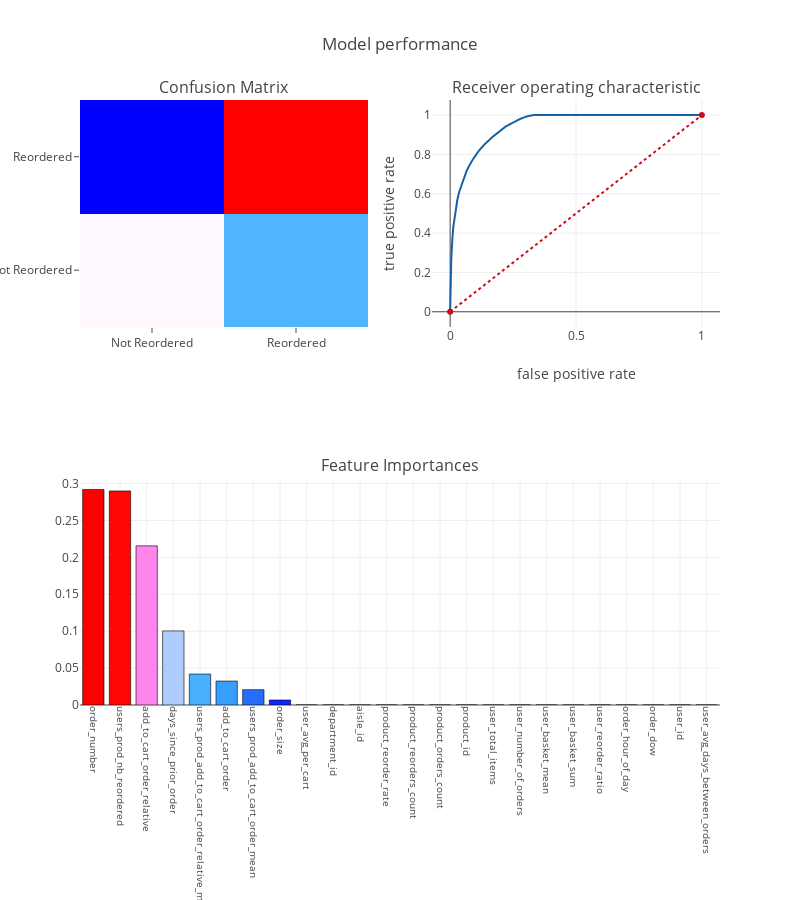

This figure's notebook cell:
### Code cell
xgb = XGBClassifier(base_score=0.5, booster='gbtree', colsample_bylevel=1,
       colsample_bytree=0.6, gamma=1.5, learning_rate=0.01,
       max_delta_step=0, max_depth=5, min_child_weight=5, missing=None,
       n_estimators=500, n_jobs=1, nthread=1, objective='binary:logistic',
       random_state=0, reg_alpha=0, reg_lambda=1, scale_pos_weight=1,
       seed=None, silent=True, subsample=0.8)

reorder_prediction(xgc, X, test_X, Y, test_Y, cols,"features",threshold_plot = True)

### Figure 1 — Plotly figure (JSON) as saved in the notebook; plotly's stock layout.template omitted (floating-point values rounded to 4 significant figures; data arrays with more than 128 entries replaced by an {"elided": "..."} marker saying what was removed)
{"data": [{"colorscale": "Picnic", "name": "matrix", "showscale": false, "type": "heatmap", "uid": "a9280cbd-1835-4559-970b-ad31b8ee621e", "x": ["Not Reordered", "Reordered"], "xaxis": "x", "y": ["Not Reordered", "Reordered"], "yaxis": "y", "z": [[30331, 10525], [1970, 57174]]}, {"line": {"color": "rgb(22, 96, 167)", "width": 2}, "name": "Roc : 0.8545396819307188", "type": "scatter", "uid": "e6b10ca1-a08d-408f-9ab3-eacb80c44f8c", "x": {"elided": "5058 float values"}, "xaxis": "x2", "y": {"elided": "5058 float values"}, "yaxis": "y2"}, {"line": {"color": "rgb(205, 12, 24)", "dash": "dot", "width": 2}, "type": "scatter", "uid": "6d2c6435-0a23-4ef1-8166-e1e6e1927b68", "x": [0, 1], "xaxis": "x2", "y": [0, 1], "yaxis": "y2"}, {"marker": {"color": [0.292, 0.29, 0.2156, 0.1004, 0.042, 0.0324, 0.0208, 0.0068, 0, 0, 0, 0, 0, 0, 0, 0, 0, 0, 0, 0, 0, 0, 0, 0], "colorscale": "Picnic", "line": {"color": "black", "width": 0.6}}, "name": "coefficients", "type": "bar", "uid": "0fa72a22-b769-46fb-be84-9a1f47647186", "x": ["order_number", "users_prod_nb_reordered", "add_to_cart_order_relative", "days_since_prior_order", "users_prod_add_to_cart_order_relative_mean", "add_to_cart_order", "users_prod_add_to_cart_order_mean", "order_size", "user_avg_per_cart", "department_id", "aisle_id", "product_reorder_rate", "product_reorders_count", "product_orders_count", "product_id", "user_total_items", "user_number_of_orders", "user_basket_mean", "user_basket_sum", "user_reorder_ratio", "order_hour_of_day", "order_dow", "user_id", "user_avg_days_between_orders"], "xaxis": "x3", "y": [0.292, 0.29, 0.2156, 0.1004, 0.042, 0.0324, 0.0208, 0.0068, 0, 0, 0, 0, 0, 0, 0, 0, 0, 0, 0, 0, 0, 0, 0, 0], "yaxis": "y3"}], "layout": {"annotations": [{"font": {"size": 16}, "showarrow": false, "text": "Confusion Matrix", "x": 0.225, "xanchor": "center", "xref": "paper", "y": 1, "yanchor": "bottom", "yref": "paper"}, {"font": {"size": 16}, "showarrow": false, "text": "Receiver operating characteristic", "x": 0.775, "xanchor": "center", "xref": "paper", "y": 1, "yanchor": "bottom", "yref": "paper"}, {"font": {"size": 16}, "showarrow": false, "text": "Feature Importances", "x": 0.5, "xanchor": "center", "xref": "paper", "y": 0.375, "yanchor": "bottom", "yref": "paper"}], "autosize": false, "height": 900, "margin": {"b": 195}, "showlegend": false, "title": "Model performance", "width": 800, "xaxis": {"anchor": "y", "domain": [0, 0.45]}, "xaxis2": {"anchor": "y2", "domain": [0.55, 1], "title": "false positive rate"}, "xaxis3": {"anchor": "y3", "domain": [0, 1], "showgrid": true, "tickangle": 90, "tickfont": {"size": 10}}, "yaxis": {"anchor": "x", "domain": [0.625, 1]}, "yaxis2": {"anchor": "x2", "domain": [0.625, 1], "title": "true positive rate"}, "yaxis3": {"anchor": "x3", "domain": [0, 0.375]}}}
